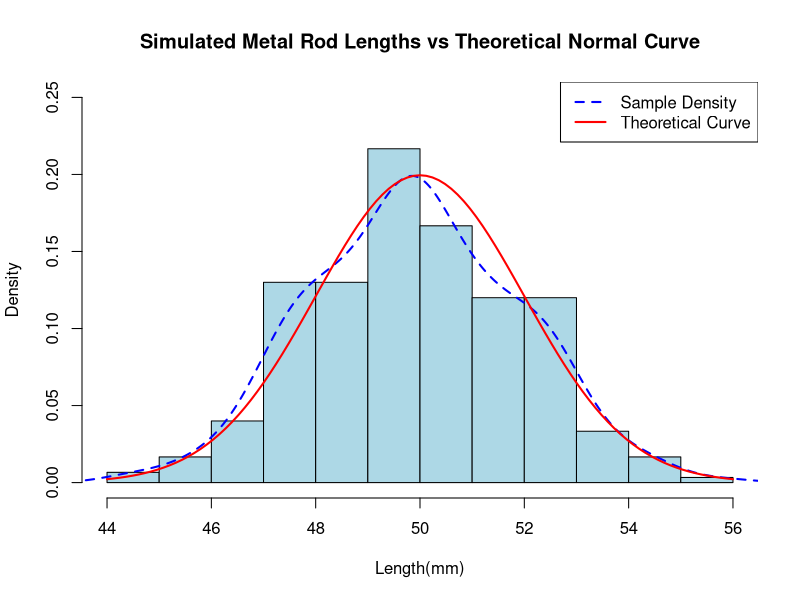

The R script that drew this image:
#Question 4b

#Parameters
mu <- 50 
sigma <- 2

#i.Simulate
sim_data <- rnorm(300,mean=mu,sd=sigma)

#Display first 10 simulated lengths
print("First 10 simulated lengths:")
print(head(sim_data,10))

#Compute sample mean & standard deviation
sample_mean <-mean(sim_data)
sample_sd <-sd(sim_data)

print(paste("Theoretical Mean:50 | Sample Mean:",round(sample_mean,4)))
print(paste("Theoretical SD: 2 | Sample SD:",round(sample_sd,4)))


#ii.Visualization
#Plot Histogram
hist(sim_data,probability=TRUE,col="lightblue",
     main="Simulated Metal Rod Lengths vs Theoretical Normal Curve",
     xlab="Length(mm)",breaks=15,ylim=c(0,0.25))

#Add density line
lines(density(sim_data),col="blue",lwd=2,lty=2)

#Add Theoretical normal curve
curve(dnorm(x,mean=mu,sd=sigma),add=TRUE,col="red",lwd=2)

#Add legend 
legend("topright",legend=c("Sample Density","Theoretical Curve"),
        col=c("blue","red"),lty=c(2,1),lwd=2)


#iii.Calculate Probabilities
# 1.P(X<48)
prob_less_48 <-pnorm(48,mean=mu,sd=sigma)
print(paste("1.P(X<48):",prob_less_48))

# 2.P(X>52)
prob_more_52 <-pnorm(52,mean=mu,sd=sigma,lower.tail=FALSE)
print(paste("2.P(X>52):",prob_more_52))

# 3.P(49<X<51)
prob_between_49_51 <-pnorm(51,mean=mu,sd=sigma)-pnorm(49,mean=mu,sd=sigma)
print(paste("3.P(49<X<51):",prob_between_49_51))


#iv.Determine Quantiles
# 1. Length below which 10% of rods fall
q_10_percent <-qnorm(0.10,mean=mu,sd=sigma)
print(paste("Length below which 10% fall:",q_10_percent))

# 2. Length above which 5% of rods fall
q_top_5_percent <-qnorm(0.95,mean=mu,sd=sigma)
print(paste("Length above which 5% fall:",q_top_5_percent))

# 3. Middle 95% range
lower_bound <-qnorm(0.025,mean=mu,sd=sigma)
upper_bound <-qnorm(0.975,mean=mu,sd=sigma)
print(paste("Middle 95% range is between", round(lower_bound,2),"and",round(upper_bound,2)))

#v. Standard Normal Transformation & Reflection
#1. Convert X=53 to Z-score
x_val <-53
z_score <-(x_val-mu)/sigma
print(paste("Z-score for X=53:",z_score))

#Find P(Z<z_score)
prob_z <-pnorm(z_score,mean=0,sd=1)
print(paste("P(Z<1.5) using standard normal:",prob_z))

#2. Compare with direct calculation P(X<53)
prob_x_direct <-pnorm(53,mean=mu,sd=sigma)
print(paste("P(X<53) using direct normal:",prob_x_direct))
